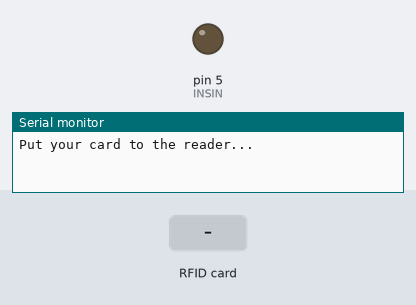
Bench run of a sketch on a simulated Arduino Uno, built with avr-gcc and run on an emulated ATmega328P. Shown: output pins drawn as LEDs (lit = HIGH), the last lines printed to the serial monitor. The inputs (shaded band) are chosen by the test bench. Pins used as bus, display or sensor lines are not drawn.

Above: at 1.2 s.
1.3 s: RFID card 99 46 87 8D held to the reader
At 2.0 s:
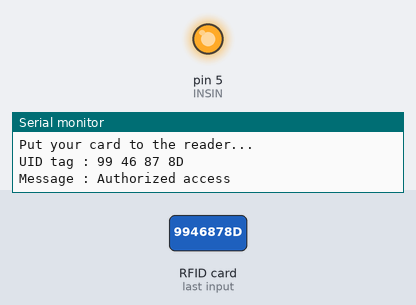
4.3 s: RFID card 5E 7A 19 C4 held to the reader
Timing chart, 0 to 7.3 s (numbered marks = the images above; inputs shaded):
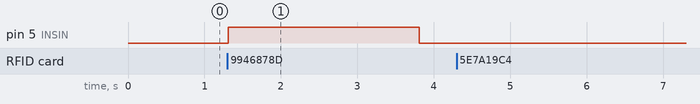

Measured:
- after the input at 1.3 s, pin 5 (INSIN): LOW → HIGH at once, → LOW 2.5 s later

The sketch:

first.ino
```cpp
#include "config.h"

void setup()
{
  Serial.begin(9600);   // Initiate a serial communication
  SPI.begin();          // Initiate  SPI bus
  mfrc522.PCD_Init();   // Initiate MFRC522
  pinMode(INSIN, OUTPUT);
  Serial.println("Put your card to the reader...");
  Serial.println();

  digitalWrite(INSIN, LOW);

}
void loop()
{
  // Look for new cards
  if ( ! mfrc522.PICC_IsNewCardPresent())
  {
    return;
  }
  // Select one of the cards
  if ( ! mfrc522.PICC_ReadCardSerial())
  {
    return;
  }
  //Show UID on serial monitor
  Serial.print("UID tag :");
  String content = "";
  byte letter;
  for (byte i = 0; i < mfrc522.uid.size; i++)
  {
    Serial.print(mfrc522.uid.uidByte[i] < 0x10 ? " 0" : " ");
    Serial.print(mfrc522.uid.uidByte[i], HEX);
    content.concat(String(mfrc522.uid.uidByte[i] < 0x10 ? " 0" : " "));
    content.concat(String(mfrc522.uid.uidByte[i], HEX));
  }
  Serial.println();
  Serial.print("Message : ");
  content.toUpperCase();
  if (content.substring(1) == "99 46 87 8D") //change here the UID of the card/cards that you want to give access
  {
    Serial.println("Authorized access");
    Serial.println();
    digitalWrite(INSIN, HIGH);
    delay(ACCESS_DELAY);
    digitalWrite(INSIN, LOW);
  }

  else   {
    Serial.println(" Access denied");
    digitalWrite(INSIN, LOW);
    delay(DENIED_DELAY);
    digitalWrite(INSIN, LOW);
  }
  delay(100);
}
```

config.h
```cpp
#include <SPI.h>
#include <MFRC522.h>

#define SS_PIN 10
#define RST_PIN 9
#define INSIN 5 //define green LED pin
#define ACCESS_DELAY 2500
#define DENIED_DELAY 1000
MFRC522 mfrc522(SS_PIN, RST_PIN);   // Create MFRC522 instance.
```
